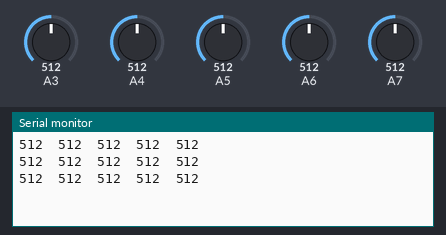
A sketch run on a simulated Arduino Nano, built with avr-gcc and run on an emulated ATmega328P. Parts: the last lines printed to the serial monitor. The inputs (shaded band) are chosen by the test bench; at power-on: A3 = 512, A4 = 512, A5 = 512, A6 = 512, A7 = 512.

Above: at 1.3 s.
1.4 s: A3 set to 716
At 1.9 s:
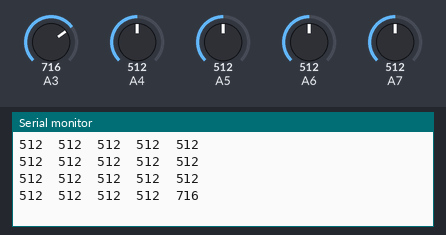
2.9 s: A4 set to 716
At 3.4 s:
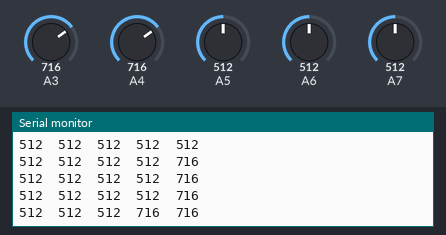
4.4 s: A5 set to 716
At 4.9 s:
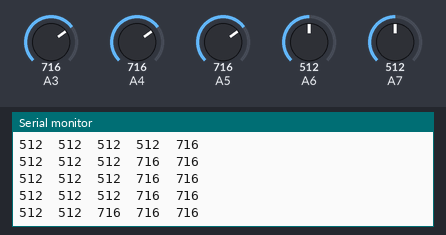
5.9 s: A6 set to 716
At 6.4 s:
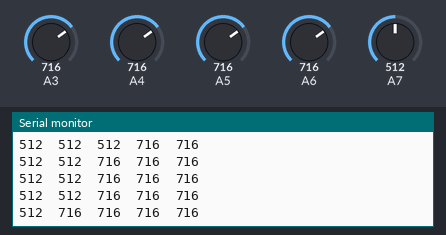
7.4 s: A7 set to 716
At 7.9 s:
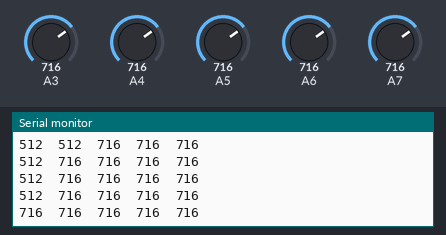
8.9 s: A3 set to 992
At 9.4 s:
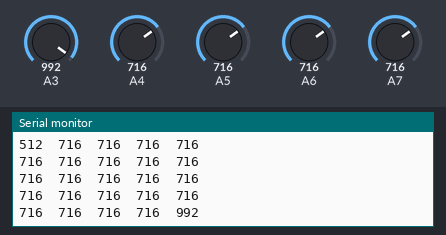
Timing chart, 0 to 11.4 s (numbered marks = the images above; inputs shaded):
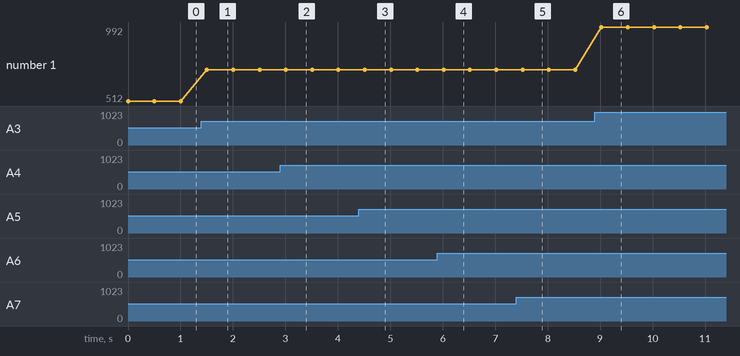

The sketch:

homework.ino
```cpp
int i,A[5];
void setup()
{
Serial.begin(9600);
}

void loop()
{
 A[0]=analogRead(A7);
 A[1]=analogRead(A6);
 A[2]=analogRead(A5);
 A[3]=analogRead(A4);
 A[4]=analogRead(A3);
   for(i=0;i<5;i++)
   {
      Serial.print(A[i]);
      Serial.print("\t");
   }
      Serial.println();
 delay(500);
}
```

Measured:
- after the input at 1.4 s, the serial monitor: prints a new line after 0.11 s (image 1)
- after the input at 2.9 s, the serial monitor: prints a new line after 0.11 s (image 2)
- after the input at 4.4 s, the serial monitor: prints a new line after 0.11 s (image 3)
- after the input at 5.9 s, the serial monitor: prints a new line after 0.12 s (image 4)
- after the input at 7.4 s, the serial monitor: prints a new line after 0.12 s (image 5)
- after the input at 8.9 s, the serial monitor: prints a new line after 0.13 s (image 6)
- plotted number 1: 512 → 716 after the input at 1.4 s, 716 → 992 after the input at 8.9 s
